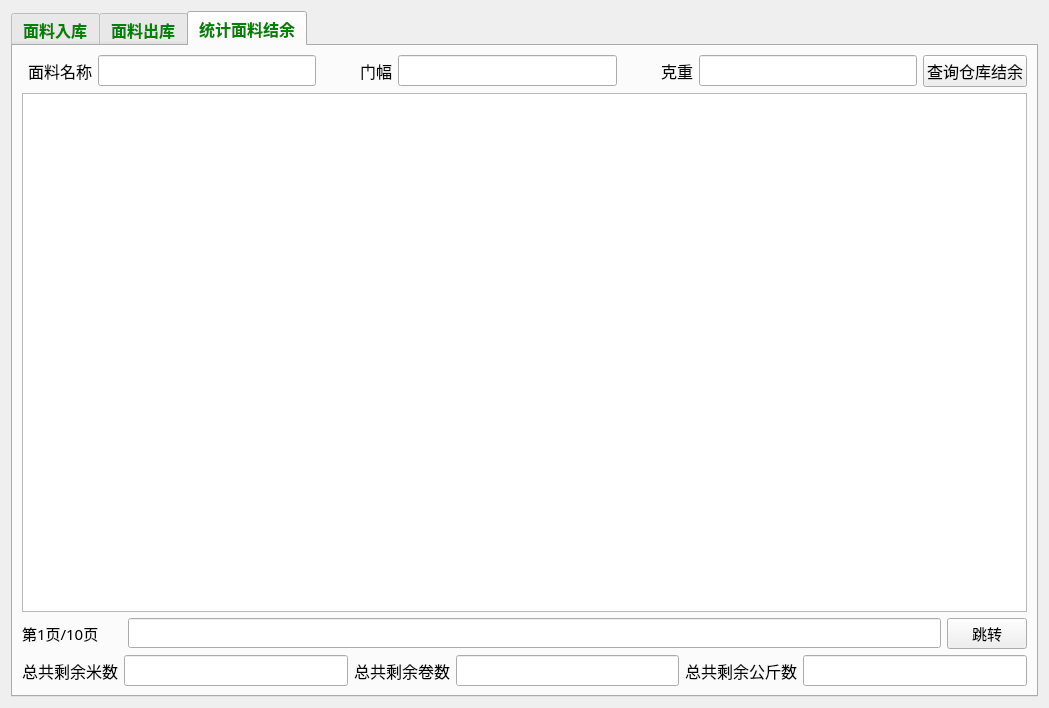
<?xml version="1.0" encoding="UTF-8"?>
<ui version="4.0">
 <class>MiaoliaoRuku</class>
 <widget class="QWidget" name="MiaoliaoRuku">
  <property name="geometry">
   <rect>
    <x>0</x>
    <y>0</y>
    <width>1049</width>
    <height>708</height>
   </rect>
  </property>
  <property name="windowTitle">
   <string>Form</string>
  </property>
  <property name="styleSheet">
   <string notr="true"/>
  </property>
  <layout class="QGridLayout" name="gridLayout">
   <item row="0" column="0">
    <widget class="QTabWidget" name="tabWidget">
     <property name="palette">
      <palette>
       <active/>
       <inactive/>
       <disabled/>
      </palette>
     </property>
     <property name="font">
      <font>
       <family>Agency FB</family>
       <pointsize>12</pointsize>
       <weight>75</weight>
       <bold>true</bold>
      </font>
     </property>
     <property name="styleSheet">
      <string notr="true">QTabBar::tab{color:green}</string>
     </property>
     <property name="currentIndex">
      <number>2</number>
     </property>
     <widget class="QWidget" name="tab">
      <attribute name="title">
       <string>面料入库</string>
      </attribute>
      <widget class="QWidget" name="formLayoutWidget">
       <property name="geometry">
        <rect>
         <x>10</x>
         <y>10</y>
         <width>531</width>
         <height>508</height>
        </rect>
       </property>
       <layout class="QFormLayout" name="formLayout">
        <item row="0" column="0">
         <widget class="QLabel" name="Label">
          <property name="minimumSize">
           <size>
            <width>80</width>
            <height>0</height>
           </size>
          </property>
          <property name="font">
           <font>
            <family>Agency FB</family>
            <pointsize>12</pointsize>
           </font>
          </property>
          <property name="text">
           <string>入库单号</string>
          </property>
          <property name="alignment">
           <set>Qt::AlignRight|Qt::AlignTrailing|Qt::AlignVCenter</set>
          </property>
         </widget>
        </item>
        <item row="0" column="1">
         <widget class="QLineEdit" name="LineEdit_ruku_id">
          <property name="font">
           <font>
            <family>Agency FB</family>
            <pointsize>12</pointsize>
           </font>
          </property>
         </widget>
        </item>
        <item row="1" column="0">
         <widget class="QLabel" name="Label_2">
          <property name="minimumSize">
           <size>
            <width>80</width>
            <height>0</height>
           </size>
          </property>
          <property name="font">
           <font>
            <family>Agency FB</family>
            <pointsize>12</pointsize>
           </font>
          </property>
          <property name="text">
           <string>日期</string>
          </property>
          <property name="alignment">
           <set>Qt::AlignRight|Qt::AlignTrailing|Qt::AlignVCenter</set>
          </property>
         </widget>
        </item>
        <item row="2" column="0">
         <widget class="QLabel" name="Label_3">
          <property name="minimumSize">
           <size>
            <width>80</width>
            <height>0</height>
           </size>
          </property>
          <property name="font">
           <font>
            <family>Agency FB</family>
            <pointsize>12</pointsize>
           </font>
          </property>
          <property name="text">
           <string>面料名称</string>
          </property>
          <property name="alignment">
           <set>Qt::AlignRight|Qt::AlignTrailing|Qt::AlignVCenter</set>
          </property>
         </widget>
        </item>
        <item row="2" column="1">
         <widget class="QLineEdit" name="LineEdit_name">
          <property name="font">
           <font>
            <family>Agency FB</family>
            <pointsize>12</pointsize>
           </font>
          </property>
         </widget>
        </item>
        <item row="3" column="0">
         <widget class="QLabel" name="Label_4">
          <property name="minimumSize">
           <size>
            <width>80</width>
            <height>0</height>
           </size>
          </property>
          <property name="font">
           <font>
            <family>Agency FB</family>
            <pointsize>12</pointsize>
           </font>
          </property>
          <property name="text">
           <string>门幅</string>
          </property>
          <property name="alignment">
           <set>Qt::AlignRight|Qt::AlignTrailing|Qt::AlignVCenter</set>
          </property>
         </widget>
        </item>
        <item row="3" column="1">
         <widget class="QLineEdit" name="LineEdit_menfu">
          <property name="font">
           <font>
            <family>Agency FB</family>
            <pointsize>12</pointsize>
           </font>
          </property>
         </widget>
        </item>
        <item row="4" column="0">
         <widget class="QLabel" name="Label_5">
          <property name="minimumSize">
           <size>
            <width>80</width>
            <height>0</height>
           </size>
          </property>
          <property name="font">
           <font>
            <family>Agency FB</family>
            <pointsize>12</pointsize>
           </font>
          </property>
          <property name="text">
           <string>米数</string>
          </property>
          <property name="alignment">
           <set>Qt::AlignRight|Qt::AlignTrailing|Qt::AlignVCenter</set>
          </property>
         </widget>
        </item>
        <item row="4" column="1">
         <widget class="QLineEdit" name="LineEdit_mishu">
          <property name="font">
           <font>
            <family>Agency FB</family>
            <pointsize>12</pointsize>
           </font>
          </property>
         </widget>
        </item>
        <item row="5" column="0">
         <widget class="QLabel" name="Label_6">
          <property name="minimumSize">
           <size>
            <width>80</width>
            <height>0</height>
           </size>
          </property>
          <property name="font">
           <font>
            <family>Agency FB</family>
            <pointsize>12</pointsize>
           </font>
          </property>
          <property name="text">
           <string>公斤</string>
          </property>
          <property name="alignment">
           <set>Qt::AlignRight|Qt::AlignTrailing|Qt::AlignVCenter</set>
          </property>
         </widget>
        </item>
        <item row="5" column="1">
         <widget class="QLineEdit" name="LineEdit_gongjin">
          <property name="font">
           <font>
            <family>Agency FB</family>
            <pointsize>12</pointsize>
           </font>
          </property>
         </widget>
        </item>
        <item row="6" column="0">
         <widget class="QLabel" name="Label_7">
          <property name="minimumSize">
           <size>
            <width>80</width>
            <height>0</height>
           </size>
          </property>
          <property name="font">
           <font>
            <family>Agency FB</family>
            <pointsize>12</pointsize>
           </font>
          </property>
          <property name="text">
           <string>卷数</string>
          </property>
          <property name="alignment">
           <set>Qt::AlignRight|Qt::AlignTrailing|Qt::AlignVCenter</set>
          </property>
         </widget>
        </item>
        <item row="6" column="1">
         <widget class="QLineEdit" name="LineEdit_juanshu">
          <property name="font">
           <font>
            <family>Agency FB</family>
            <pointsize>12</pointsize>
           </font>
          </property>
         </widget>
        </item>
        <item row="7" column="0">
         <widget class="QLabel" name="Label_8">
          <property name="minimumSize">
           <size>
            <width>80</width>
            <height>0</height>
           </size>
          </property>
          <property name="font">
           <font>
            <family>Agency FB</family>
            <pointsize>12</pointsize>
           </font>
          </property>
          <property name="text">
           <string>克重</string>
          </property>
          <property name="alignment">
           <set>Qt::AlignRight|Qt::AlignTrailing|Qt::AlignVCenter</set>
          </property>
         </widget>
        </item>
        <item row="7" column="1">
         <widget class="QLineEdit" name="LineEdit_kezhong">
          <property name="font">
           <font>
            <family>Agency FB</family>
            <pointsize>12</pointsize>
           </font>
          </property>
         </widget>
        </item>
        <item row="8" column="0">
         <widget class="QLabel" name="Label_9">
          <property name="minimumSize">
           <size>
            <width>80</width>
            <height>0</height>
           </size>
          </property>
          <property name="font">
           <font>
            <family>Agency FB</family>
            <pointsize>12</pointsize>
           </font>
          </property>
          <property name="text">
           <string>颜色</string>
          </property>
          <property name="alignment">
           <set>Qt::AlignRight|Qt::AlignTrailing|Qt::AlignVCenter</set>
          </property>
         </widget>
        </item>
        <item row="8" column="1">
         <widget class="QLineEdit" name="LineEdit_color">
          <property name="font">
           <font>
            <family>Agency FB</family>
            <pointsize>12</pointsize>
           </font>
          </property>
         </widget>
        </item>
        <item row="9" column="0">
         <widget class="QLabel" name="Label_10">
          <property name="minimumSize">
           <size>
            <width>80</width>
            <height>0</height>
           </size>
          </property>
          <property name="font">
           <font>
            <family>Agency FB</family>
            <pointsize>12</pointsize>
           </font>
          </property>
          <property name="text">
           <string>其他费用</string>
          </property>
          <property name="alignment">
           <set>Qt::AlignRight|Qt::AlignTrailing|Qt::AlignVCenter</set>
          </property>
         </widget>
        </item>
        <item row="9" column="1">
         <widget class="QLineEdit" name="LineEdit_other_fee">
          <property name="font">
           <font>
            <family>Agency FB</family>
            <pointsize>12</pointsize>
           </font>
          </property>
         </widget>
        </item>
        <item row="10" column="0">
         <widget class="QLabel" name="Label_11">
          <property name="minimumSize">
           <size>
            <width>80</width>
            <height>0</height>
           </size>
          </property>
          <property name="font">
           <font>
            <family>Agency FB</family>
            <pointsize>12</pointsize>
           </font>
          </property>
          <property name="text">
           <string>单价</string>
          </property>
          <property name="alignment">
           <set>Qt::AlignRight|Qt::AlignTrailing|Qt::AlignVCenter</set>
          </property>
         </widget>
        </item>
        <item row="10" column="1">
         <widget class="QLineEdit" name="LineEdit_danjia">
          <property name="font">
           <font>
            <family>Agency FB</family>
            <pointsize>12</pointsize>
           </font>
          </property>
         </widget>
        </item>
        <item row="11" column="0">
         <widget class="QLabel" name="Label_12">
          <property name="minimumSize">
           <size>
            <width>80</width>
            <height>0</height>
           </size>
          </property>
          <property name="font">
           <font>
            <family>Agency FB</family>
            <pointsize>12</pointsize>
           </font>
          </property>
          <property name="text">
           <string>总金额</string>
          </property>
          <property name="alignment">
           <set>Qt::AlignRight|Qt::AlignTrailing|Qt::AlignVCenter</set>
          </property>
         </widget>
        </item>
        <item row="11" column="1">
         <widget class="QLineEdit" name="LineEdit_zongjine">
          <property name="font">
           <font>
            <family>Agency FB</family>
            <pointsize>12</pointsize>
           </font>
          </property>
         </widget>
        </item>
        <item row="12" column="0">
         <widget class="QLabel" name="Label_13">
          <property name="minimumSize">
           <size>
            <width>80</width>
            <height>0</height>
           </size>
          </property>
          <property name="font">
           <font>
            <family>Agency FB</family>
            <pointsize>12</pointsize>
           </font>
          </property>
          <property name="text">
           <string>供应商</string>
          </property>
          <property name="alignment">
           <set>Qt::AlignRight|Qt::AlignTrailing|Qt::AlignVCenter</set>
          </property>
         </widget>
        </item>
        <item row="12" column="1">
         <widget class="QLineEdit" name="LineEdit_gongyingshang">
          <property name="font">
           <font>
            <family>Agency FB</family>
            <pointsize>12</pointsize>
           </font>
          </property>
         </widget>
        </item>
        <item row="14" column="0">
         <widget class="QLabel" name="Label_14">
          <property name="minimumSize">
           <size>
            <width>80</width>
            <height>0</height>
           </size>
          </property>
          <property name="font">
           <font>
            <family>Agency FB</family>
            <pointsize>12</pointsize>
           </font>
          </property>
          <property name="text">
           <string>备注</string>
          </property>
          <property name="alignment">
           <set>Qt::AlignRight|Qt::AlignTrailing|Qt::AlignVCenter</set>
          </property>
         </widget>
        </item>
        <item row="14" column="1">
         <widget class="QLineEdit" name="LineEdit_comment">
          <property name="font">
           <font>
            <family>Agency FB</family>
            <pointsize>12</pointsize>
           </font>
          </property>
         </widget>
        </item>
        <item row="15" column="1">
         <widget class="QPushButton" name="pushButton">
          <property name="font">
           <font>
            <family>Agency FB</family>
            <pointsize>12</pointsize>
           </font>
          </property>
          <property name="text">
           <string>确认添加入库</string>
          </property>
         </widget>
        </item>
        <item row="1" column="1">
         <widget class="QDateEdit" name="dateEdit_date">
          <property name="font">
           <font>
            <family>Agency FB</family>
            <pointsize>12</pointsize>
            <weight>50</weight>
            <bold>false</bold>
           </font>
          </property>
          <property name="displayFormat">
           <string>yyyy-MM-dd</string>
          </property>
         </widget>
        </item>
        <item row="13" column="0">
         <widget class="QLabel" name="Label_30">
          <property name="minimumSize">
           <size>
            <width>80</width>
            <height>0</height>
           </size>
          </property>
          <property name="font">
           <font>
            <family>Agency FB</family>
            <pointsize>12</pointsize>
           </font>
          </property>
          <property name="text">
           <string>入库人</string>
          </property>
          <property name="alignment">
           <set>Qt::AlignRight|Qt::AlignTrailing|Qt::AlignVCenter</set>
          </property>
         </widget>
        </item>
        <item row="13" column="1">
         <widget class="QLineEdit" name="LineEdit_rukuren">
          <property name="font">
           <font>
            <family>Agency FB</family>
            <pointsize>12</pointsize>
           </font>
          </property>
         </widget>
        </item>
       </layout>
      </widget>
     </widget>
     <widget class="QWidget" name="tab_2">
      <attribute name="title">
       <string>面料出库</string>
      </attribute>
      <widget class="QWidget" name="formLayoutWidget_2">
       <property name="geometry">
        <rect>
         <x>10</x>
         <y>10</y>
         <width>531</width>
         <height>351</height>
        </rect>
       </property>
       <layout class="QFormLayout" name="formLayout_2">
        <item row="0" column="0">
         <widget class="QLabel" name="Label_15">
          <property name="minimumSize">
           <size>
            <width>80</width>
            <height>0</height>
           </size>
          </property>
          <property name="font">
           <font>
            <family>Agency FB</family>
            <pointsize>12</pointsize>
           </font>
          </property>
          <property name="text">
           <string>入库单号</string>
          </property>
          <property name="alignment">
           <set>Qt::AlignRight|Qt::AlignTrailing|Qt::AlignVCenter</set>
          </property>
         </widget>
        </item>
        <item row="0" column="1">
         <widget class="QLineEdit" name="LineEdit_ruku_id_2">
          <property name="font">
           <font>
            <family>Agency FB</family>
            <pointsize>12</pointsize>
           </font>
          </property>
         </widget>
        </item>
        <item row="1" column="0">
         <widget class="QLabel" name="Label_16">
          <property name="minimumSize">
           <size>
            <width>80</width>
            <height>0</height>
           </size>
          </property>
          <property name="font">
           <font>
            <family>Agency FB</family>
            <pointsize>12</pointsize>
           </font>
          </property>
          <property name="text">
           <string>日期</string>
          </property>
          <property name="alignment">
           <set>Qt::AlignRight|Qt::AlignTrailing|Qt::AlignVCenter</set>
          </property>
         </widget>
        </item>
        <item row="2" column="0">
         <widget class="QLabel" name="Label_19">
          <property name="minimumSize">
           <size>
            <width>80</width>
            <height>0</height>
           </size>
          </property>
          <property name="font">
           <font>
            <family>Agency FB</family>
            <pointsize>12</pointsize>
           </font>
          </property>
          <property name="text">
           <string>米数</string>
          </property>
          <property name="alignment">
           <set>Qt::AlignRight|Qt::AlignTrailing|Qt::AlignVCenter</set>
          </property>
         </widget>
        </item>
        <item row="2" column="1">
         <widget class="QLineEdit" name="LineEdit_mishu_2">
          <property name="font">
           <font>
            <family>Agency FB</family>
            <pointsize>12</pointsize>
           </font>
          </property>
         </widget>
        </item>
        <item row="3" column="0">
         <widget class="QLabel" name="Label_20">
          <property name="minimumSize">
           <size>
            <width>80</width>
            <height>0</height>
           </size>
          </property>
          <property name="font">
           <font>
            <family>Agency FB</family>
            <pointsize>12</pointsize>
           </font>
          </property>
          <property name="text">
           <string>公斤</string>
          </property>
          <property name="alignment">
           <set>Qt::AlignRight|Qt::AlignTrailing|Qt::AlignVCenter</set>
          </property>
         </widget>
        </item>
        <item row="3" column="1">
         <widget class="QLineEdit" name="LineEdit_gongjin_2">
          <property name="font">
           <font>
            <family>Agency FB</family>
            <pointsize>12</pointsize>
           </font>
          </property>
         </widget>
        </item>
        <item row="4" column="0">
         <widget class="QLabel" name="Label_21">
          <property name="minimumSize">
           <size>
            <width>80</width>
            <height>0</height>
           </size>
          </property>
          <property name="font">
           <font>
            <family>Agency FB</family>
            <pointsize>12</pointsize>
           </font>
          </property>
          <property name="text">
           <string>卷数</string>
          </property>
          <property name="alignment">
           <set>Qt::AlignRight|Qt::AlignTrailing|Qt::AlignVCenter</set>
          </property>
         </widget>
        </item>
        <item row="4" column="1">
         <widget class="QLineEdit" name="LineEdit_juanshu_2">
          <property name="font">
           <font>
            <family>Agency FB</family>
            <pointsize>12</pointsize>
           </font>
          </property>
         </widget>
        </item>
        <item row="5" column="0">
         <widget class="QLabel" name="Label_17">
          <property name="minimumSize">
           <size>
            <width>80</width>
            <height>0</height>
           </size>
          </property>
          <property name="font">
           <font>
            <family>Agency FB</family>
            <pointsize>12</pointsize>
           </font>
          </property>
          <property name="text">
           <string>订单号</string>
          </property>
          <property name="alignment">
           <set>Qt::AlignRight|Qt::AlignTrailing|Qt::AlignVCenter</set>
          </property>
         </widget>
        </item>
        <item row="5" column="1">
         <widget class="QLineEdit" name="LineEdit_dingdanhao_2">
          <property name="font">
           <font>
            <family>Agency FB</family>
            <pointsize>12</pointsize>
           </font>
          </property>
         </widget>
        </item>
        <item row="6" column="0">
         <widget class="QLabel" name="Label_18">
          <property name="minimumSize">
           <size>
            <width>80</width>
            <height>0</height>
           </size>
          </property>
          <property name="font">
           <font>
            <family>Agency FB</family>
            <pointsize>12</pointsize>
           </font>
          </property>
          <property name="text">
           <string>领取人</string>
          </property>
          <property name="alignment">
           <set>Qt::AlignRight|Qt::AlignTrailing|Qt::AlignVCenter</set>
          </property>
         </widget>
        </item>
        <item row="6" column="1">
         <widget class="QLineEdit" name="LineEdit_lingquren_2">
          <property name="font">
           <font>
            <family>Agency FB</family>
            <pointsize>12</pointsize>
           </font>
          </property>
         </widget>
        </item>
        <item row="7" column="0">
         <widget class="QLabel" name="Label_22">
          <property name="minimumSize">
           <size>
            <width>80</width>
            <height>0</height>
           </size>
          </property>
          <property name="font">
           <font>
            <family>Agency FB</family>
            <pointsize>12</pointsize>
           </font>
          </property>
          <property name="text">
           <string>目标去向</string>
          </property>
          <property name="alignment">
           <set>Qt::AlignRight|Qt::AlignTrailing|Qt::AlignVCenter</set>
          </property>
         </widget>
        </item>
        <item row="7" column="1">
         <widget class="QLineEdit" name="LineEdit_targetto_2">
          <property name="font">
           <font>
            <family>Agency FB</family>
            <pointsize>12</pointsize>
           </font>
          </property>
         </widget>
        </item>
        <item row="8" column="0">
         <widget class="QLabel" name="Label_23">
          <property name="minimumSize">
           <size>
            <width>80</width>
            <height>0</height>
           </size>
          </property>
          <property name="font">
           <font>
            <family>Agency FB</family>
            <pointsize>12</pointsize>
           </font>
          </property>
          <property name="text">
           <string>备注</string>
          </property>
          <property name="alignment">
           <set>Qt::AlignRight|Qt::AlignTrailing|Qt::AlignVCenter</set>
          </property>
         </widget>
        </item>
        <item row="8" column="1">
         <widget class="QLineEdit" name="LineEdit_comment_2">
          <property name="font">
           <font>
            <family>Agency FB</family>
            <pointsize>12</pointsize>
           </font>
          </property>
         </widget>
        </item>
        <item row="9" column="1">
         <widget class="QPushButton" name="pushButton_2">
          <property name="palette">
           <palette>
            <active/>
            <inactive/>
            <disabled/>
           </palette>
          </property>
          <property name="font">
           <font>
            <family>Agency FB</family>
            <pointsize>12</pointsize>
           </font>
          </property>
          <property name="text">
           <string>确认出库</string>
          </property>
         </widget>
        </item>
        <item row="1" column="1">
         <widget class="QDateEdit" name="dateEdit_date_2">
          <property name="font">
           <font>
            <family>Agency FB</family>
            <pointsize>12</pointsize>
            <weight>50</weight>
            <bold>false</bold>
           </font>
          </property>
          <property name="displayFormat">
           <string>yyyy-MM-dd</string>
          </property>
         </widget>
        </item>
       </layout>
      </widget>
     </widget>
     <widget class="QWidget" name="tab_3">
      <attribute name="title">
       <string>统计面料结余</string>
      </attribute>
      <layout class="QGridLayout" name="gridLayout_2">
       <item row="0" column="0">
        <layout class="QHBoxLayout" name="horizontalLayout">
         <item>
          <widget class="QLabel" name="Label_24">
           <property name="minimumSize">
            <size>
             <width>70</width>
             <height>0</height>
            </size>
           </property>
           <property name="font">
            <font>
             <family>Agency FB</family>
             <pointsize>12</pointsize>
            </font>
           </property>
           <property name="text">
            <string>面料名称</string>
           </property>
           <property name="alignment">
            <set>Qt::AlignRight|Qt::AlignTrailing|Qt::AlignVCenter</set>
           </property>
          </widget>
         </item>
         <item>
          <widget class="QLineEdit" name="LineEdit_name_3">
           <property name="font">
            <font>
             <family>Agency FB</family>
             <pointsize>12</pointsize>
            </font>
           </property>
          </widget>
         </item>
         <item>
          <widget class="QLabel" name="Label_25">
           <property name="minimumSize">
            <size>
             <width>70</width>
             <height>0</height>
            </size>
           </property>
           <property name="font">
            <font>
             <family>Agency FB</family>
             <pointsize>12</pointsize>
            </font>
           </property>
           <property name="text">
            <string>门幅</string>
           </property>
           <property name="alignment">
            <set>Qt::AlignRight|Qt::AlignTrailing|Qt::AlignVCenter</set>
           </property>
          </widget>
         </item>
         <item>
          <widget class="QLineEdit" name="LineEdit_menfu_3">
           <property name="font">
            <font>
             <family>Agency FB</family>
             <pointsize>12</pointsize>
            </font>
           </property>
          </widget>
         </item>
         <item>
          <widget class="QLabel" name="Label_26">
           <property name="minimumSize">
            <size>
             <width>70</width>
             <height>0</height>
            </size>
           </property>
           <property name="font">
            <font>
             <family>Agency FB</family>
             <pointsize>12</pointsize>
            </font>
           </property>
           <property name="text">
            <string>克重</string>
           </property>
           <property name="alignment">
            <set>Qt::AlignRight|Qt::AlignTrailing|Qt::AlignVCenter</set>
           </property>
          </widget>
         </item>
         <item>
          <widget class="QLineEdit" name="LineEdit_kezhong_3">
           <property name="font">
            <font>
             <family>Agency FB</family>
             <pointsize>12</pointsize>
            </font>
           </property>
          </widget>
         </item>
         <item>
          <widget class="QPushButton" name="pushButton_3">
           <property name="font">
            <font>
             <family>Agency FB</family>
             <pointsize>12</pointsize>
            </font>
           </property>
           <property name="text">
            <string>查询仓库结余</string>
           </property>
          </widget>
         </item>
        </layout>
       </item>
       <item row="1" column="0">
        <widget class="QTableWidget" name="tableWidget_jieyu">
         <property name="font">
          <font>
           <pointsize>12</pointsize>
          </font>
         </property>
         <attribute name="horizontalHeaderMinimumSectionSize">
          <number>20</number>
         </attribute>
         <attribute name="verticalHeaderDefaultSectionSize">
          <number>30</number>
         </attribute>
         <attribute name="verticalHeaderMinimumSectionSize">
          <number>20</number>
         </attribute>
        </widget>
       </item>
       <item row="2" column="0">
        <layout class="QHBoxLayout" name="horizontalLayout_7">
         <item>
          <widget class="QLabel" name="label_page">
           <property name="minimumSize">
            <size>
             <width>100</width>
             <height>0</height>
            </size>
           </property>
           <property name="font">
            <font>
             <family>Agency FB</family>
             <pointsize>11</pointsize>
            </font>
           </property>
           <property name="text">
            <string>第1页/10页</string>
           </property>
          </widget>
         </item>
         <item>
          <widget class="QLineEdit" name="lineEdit_page">
           <property name="font">
            <font>
             <family>Agency FB</family>
             <pointsize>11</pointsize>
            </font>
           </property>
          </widget>
         </item>
         <item>
          <widget class="QPushButton" name="pushButton_15">
           <property name="font">
            <font>
             <family>Agency FB</family>
             <pointsize>11</pointsize>
            </font>
           </property>
           <property name="text">
            <string>跳转</string>
           </property>
          </widget>
         </item>
        </layout>
       </item>
       <item row="3" column="0">
        <layout class="QHBoxLayout" name="horizontalLayout_2">
         <item>
          <widget class="QLabel" name="Label_27">
           <property name="minimumSize">
            <size>
             <width>70</width>
             <height>0</height>
            </size>
           </property>
           <property name="font">
            <font>
             <family>Agency FB</family>
             <pointsize>12</pointsize>
            </font>
           </property>
           <property name="text">
            <string>总共剩余米数</string>
           </property>
           <property name="alignment">
            <set>Qt::AlignRight|Qt::AlignTrailing|Qt::AlignVCenter</set>
           </property>
          </widget>
         </item>
         <item>
          <widget class="QLineEdit" name="LineEdit_mishu_3">
           <property name="font">
            <font>
             <family>Agency FB</family>
             <pointsize>12</pointsize>
            </font>
           </property>
          </widget>
         </item>
         <item>
          <widget class="QLabel" name="Label_28">
           <property name="minimumSize">
            <size>
             <width>70</width>
             <height>0</height>
            </size>
           </property>
           <property name="font">
            <font>
             <family>Agency FB</family>
             <pointsize>12</pointsize>
            </font>
           </property>
           <property name="text">
            <string>总共剩余卷数</string>
           </property>
           <property name="alignment">
            <set>Qt::AlignRight|Qt::AlignTrailing|Qt::AlignVCenter</set>
           </property>
          </widget>
         </item>
         <item>
          <widget class="QLineEdit" name="LineEdit_juanshu_3">
           <property name="font">
            <font>
             <family>Agency FB</family>
             <pointsize>12</pointsize>
            </font>
           </property>
          </widget>
         </item>
         <item>
          <widget class="QLabel" name="Label_29">
           <property name="minimumSize">
            <size>
             <width>70</width>
             <height>0</height>
            </size>
           </property>
           <property name="font">
            <font>
             <family>Agency FB</family>
             <pointsize>12</pointsize>
            </font>
           </property>
           <property name="text">
            <string>总共剩余公斤数</string>
           </property>
           <property name="alignment">
            <set>Qt::AlignRight|Qt::AlignTrailing|Qt::AlignVCenter</set>
           </property>
          </widget>
         </item>
         <item>
          <widget class="QLineEdit" name="LineEdit_gongjin_3">
           <property name="font">
            <font>
             <family>Agency FB</family>
             <pointsize>12</pointsize>
            </font>
           </property>
          </widget>
         </item>
        </layout>
       </item>
      </layout>
     </widget>
    </widget>
   </item>
  </layout>
 </widget>
 <resources/>
 <connections>
  <connection>
   <sender>pushButton</sender>
   <signal>clicked()</signal>
   <receiver>MiaoliaoRuku</receiver>
   <slot>MianLiaoRukuSlot()</slot>
   <hints>
    <hint type="sourcelabel">
     <x>207</x>
     <y>522</y>
    </hint>
    <hint type="destinationlabel">
     <x>540</x>
     <y>706</y>
    </hint>
   </hints>
  </connection>
  <connection>
   <sender>pushButton_2</sender>
   <signal>clicked()</signal>
   <receiver>MiaoliaoRuku</receiver>
   <slot>MianLiaoChukuSlot()</slot>
   <hints>
    <hint type="sourcelabel">
     <x>207</x>
     <y>362</y>
    </hint>
    <hint type="destinationlabel">
     <x>857</x>
     <y>701</y>
    </hint>
   </hints>
  </connection>
  <connection>
   <sender>pushButton_3</sender>
   <signal>clicked()</signal>
   <receiver>MiaoliaoRuku</receiver>
   <slot>MianLiaoJieYuSlot()</slot>
   <hints>
    <hint type="sourcelabel">
     <x>1025</x>
     <y>75</y>
    </hint>
    <hint type="destinationlabel">
     <x>5</x>
     <y>222</y>
    </hint>
   </hints>
  </connection>
  <connection>
   <sender>pushButton_15</sender>
   <signal>clicked()</signal>
   <receiver>MiaoliaoRuku</receiver>
   <slot>TiaoZhuangSlot()</slot>
   <hints>
    <hint type="sourcelabel">
     <x>992</x>
     <y>637</y>
    </hint>
    <hint type="destinationlabel">
     <x>1038</x>
     <y>707</y>
    </hint>
   </hints>
  </connection>
 </connections>
 <slots>
  <slot>MianLiaoRukuSlot()</slot>
  <slot>MianLiaoChukuSlot()</slot>
  <slot>MianLiaoJieYuSlot()</slot>
  <slot>TiaoZhuangSlot()</slot>
 </slots>
</ui>
